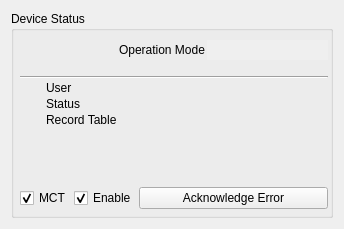
<?xml version="1.0" encoding="UTF-8"?>
<ui version="4.0">
 <class>ControllerStatus</class>
 <widget class="QWidget" name="ControllerStatus">
  <property name="enabled">
   <bool>true</bool>
  </property>
  <property name="geometry">
   <rect>
    <x>0</x>
    <y>0</y>
    <width>344</width>
    <height>229</height>
   </rect>
  </property>
  <property name="windowTitle">
   <string>Form</string>
  </property>
  <layout class="QGridLayout" name="gridLayout">
   <item row="0" column="0">
    <widget class="QGroupBox" name="groupBox_9">
     <property name="enabled">
      <bool>true</bool>
     </property>
     <property name="minimumSize">
      <size>
       <width>0</width>
       <height>0</height>
      </size>
     </property>
     <property name="title">
      <string>Device Status</string>
     </property>
     <layout class="QGridLayout" name="gridLayout_9">
      <property name="leftMargin">
       <number>6</number>
      </property>
      <property name="topMargin">
       <number>9</number>
      </property>
      <property name="rightMargin">
       <number>2</number>
      </property>
      <property name="bottomMargin">
       <number>6</number>
      </property>
      <property name="spacing">
       <number>2</number>
      </property>
      <item row="12" column="0">
       <widget class="QLabel" name="label_5">
        <property name="maximumSize">
         <size>
          <width>24</width>
          <height>24</height>
         </size>
        </property>
        <property name="text">
         <string/>
        </property>
        <property name="pixmap">
         <pixmap resource="../../../res/res.qrc">:/res/image/icon/205.png</pixmap>
        </property>
        <property name="scaledContents">
         <bool>true</bool>
        </property>
       </widget>
      </item>
      <item row="13" column="0">
       <widget class="QLabel" name="label_6">
        <property name="maximumSize">
         <size>
          <width>24</width>
          <height>24</height>
         </size>
        </property>
        <property name="text">
         <string/>
        </property>
        <property name="pixmap">
         <pixmap resource="../../../res/res.qrc">:/res/image/icon/activity.png</pixmap>
        </property>
        <property name="scaledContents">
         <bool>true</bool>
        </property>
       </widget>
      </item>
      <item row="12" column="1">
       <widget class="QLabel" name="label_2">
        <property name="text">
         <string>Status</string>
        </property>
       </widget>
      </item>
      <item row="12" column="2" colspan="3">
       <widget class="QLabel" name="labWorkingStatus">
        <property name="text">
         <string/>
        </property>
       </widget>
      </item>
      <item row="13" column="1">
       <widget class="QLabel" name="label_4">
        <property name="text">
         <string>Record Table</string>
        </property>
       </widget>
      </item>
      <item row="0" column="2">
       <widget class="QLabel" name="label">
        <property name="sizePolicy">
         <sizepolicy hsizetype="Preferred" vsizetype="Fixed">
          <horstretch>0</horstretch>
          <verstretch>0</verstretch>
         </sizepolicy>
        </property>
        <property name="text">
         <string>Operation Mode</string>
        </property>
       </widget>
      </item>
      <item row="13" column="2" colspan="3">
       <widget class="QLabel" name="labReccordName">
        <property name="text">
         <string/>
        </property>
       </widget>
      </item>
      <item row="0" column="3" colspan="2">
       <widget class="QLineEdit" name="edtOpMode">
        <property name="enabled">
         <bool>false</bool>
        </property>
        <property name="sizePolicy">
         <sizepolicy hsizetype="Expanding" vsizetype="Preferred">
          <horstretch>0</horstretch>
          <verstretch>0</verstretch>
         </sizepolicy>
        </property>
        <property name="frame">
         <bool>false</bool>
        </property>
       </widget>
      </item>
      <item row="14" column="1">
       <spacer name="verticalSpacer_2">
        <property name="orientation">
         <enum>Qt::Vertical</enum>
        </property>
        <property name="sizeHint" stdset="0">
         <size>
          <width>20</width>
          <height>40</height>
         </size>
        </property>
       </spacer>
      </item>
      <item row="10" column="1">
       <widget class="QLabel" name="labRole">
        <property name="toolTip">
         <string>User role</string>
        </property>
        <property name="text">
         <string>User</string>
        </property>
       </widget>
      </item>
      <item row="15" column="0" rowspan="2" colspan="5">
       <layout class="QHBoxLayout" name="horizontalLayout">
        <property name="spacing">
         <number>2</number>
        </property>
        <item>
         <widget class="QCheckBox" name="chkMct">
          <property name="enabled">
           <bool>true</bool>
          </property>
          <property name="sizePolicy">
           <sizepolicy hsizetype="Fixed" vsizetype="Preferred">
            <horstretch>1</horstretch>
            <verstretch>0</verstretch>
           </sizepolicy>
          </property>
          <property name="minimumSize">
           <size>
            <width>50</width>
            <height>0</height>
           </size>
          </property>
          <property name="text">
           <string>MCT</string>
          </property>
          <property name="checked">
           <bool>true</bool>
          </property>
         </widget>
        </item>
        <item>
         <widget class="QCheckBox" name="chkPwr">
          <property name="enabled">
           <bool>true</bool>
          </property>
          <property name="sizePolicy">
           <sizepolicy hsizetype="Fixed" vsizetype="Preferred">
            <horstretch>1</horstretch>
            <verstretch>0</verstretch>
           </sizepolicy>
          </property>
          <property name="minimumSize">
           <size>
            <width>50</width>
            <height>0</height>
           </size>
          </property>
          <property name="text">
           <string>Enable</string>
          </property>
          <property name="checked">
           <bool>true</bool>
          </property>
         </widget>
        </item>
        <item>
         <widget class="QPushButton" name="btnAckError">
          <property name="enabled">
           <bool>true</bool>
          </property>
          <property name="sizePolicy">
           <sizepolicy hsizetype="Preferred" vsizetype="Preferred">
            <horstretch>2</horstretch>
            <verstretch>0</verstretch>
           </sizepolicy>
          </property>
          <property name="minimumSize">
           <size>
            <width>0</width>
            <height>0</height>
           </size>
          </property>
          <property name="text">
           <string>Acknowledge Error</string>
          </property>
          <property name="flat">
           <bool>false</bool>
          </property>
         </widget>
        </item>
       </layout>
      </item>
      <item row="10" column="0">
       <widget class="QLabel" name="label_3">
        <property name="maximumSize">
         <size>
          <width>24</width>
          <height>24</height>
         </size>
        </property>
        <property name="text">
         <string/>
        </property>
        <property name="pixmap">
         <pixmap resource="../../../res/res.qrc">:/res/image/icon/51.png</pixmap>
        </property>
        <property name="scaledContents">
         <bool>true</bool>
        </property>
       </widget>
      </item>
      <item row="8" column="0" colspan="5">
       <widget class="Line" name="line">
        <property name="orientation">
         <enum>Qt::Horizontal</enum>
        </property>
       </widget>
      </item>
      <item row="6" column="0" rowspan="2" colspan="2">
       <widget class="IoIndicator" name="radMc" native="true"/>
      </item>
      <item row="5" column="0" colspan="2">
       <widget class="IoIndicator" name="radAck" native="true">
        <property name="enabled">
         <bool>false</bool>
        </property>
       </widget>
      </item>
      <item row="1" column="0" colspan="2">
       <widget class="IoIndicator" name="radStart" native="true">
        <property name="enabled">
         <bool>false</bool>
        </property>
       </widget>
      </item>
      <item row="3" column="0" colspan="2">
       <widget class="IoIndicator" name="radEnabled" native="true">
        <property name="enabled">
         <bool>false</bool>
        </property>
       </widget>
      </item>
      <item row="2" column="0" colspan="2">
       <widget class="IoIndicator" name="radEnable" native="true">
        <property name="enabled">
         <bool>false</bool>
        </property>
       </widget>
      </item>
      <item row="0" column="0" colspan="2">
       <widget class="IoIndicator" name="radRdyEn" native="true">
        <property name="enabled">
         <bool>false</bool>
        </property>
       </widget>
      </item>
      <item row="4" column="0" colspan="2">
       <widget class="IoIndicator" name="radFault" native="true">
        <property name="enabled">
         <bool>false</bool>
        </property>
       </widget>
      </item>
     </layout>
    </widget>
   </item>
  </layout>
 </widget>
 <customwidgets>
  <customwidget>
   <class>IoIndicator</class>
   <extends>QWidget</extends>
   <header>ioindicator.h</header>
   <container>1</container>
  </customwidget>
 </customwidgets>
 <resources>
  <include location="../../../res/res.qrc"/>
 </resources>
 <connections/>
</ui>
